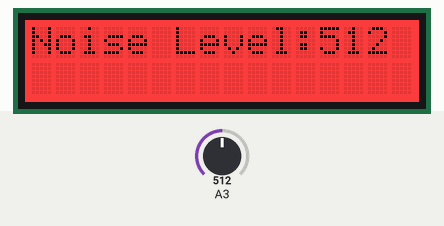
Bench run of a sketch on a simulated Arduino Uno, built with avr-gcc and run on an emulated ATmega328P. Shown: 16×2 character LCD. The test bench sets the inputs (shaded band); at power-on: A3 = 512. What the sketch prints to the serial monitor is not drawn.

Above: at 1.2 s.
1.3 s: A3 set to 469
At 2.5 s:
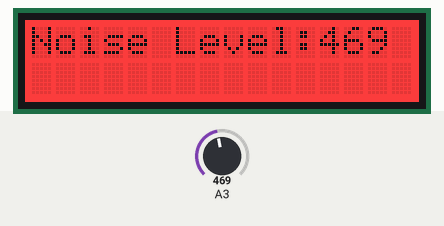
2.8 s: A3 set to 434
At 3.4 s:
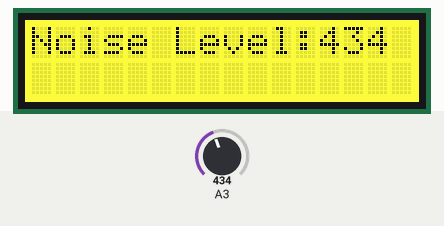
4.4 s: A3 set to 361
At 5.3 s:
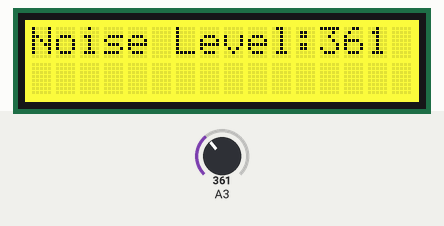
6.0 s: A3 set to 342
At 7.2 s:
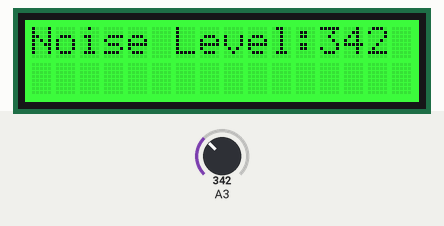
Timing chart, 0 to 8.6 s (numbered marks = the images above; inputs shaded):
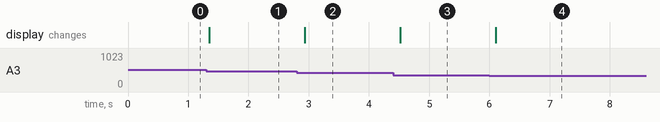

The sketch:

LCD_Mic_LED.ino
```cpp
// (licence header left out)
#include <Wire.h>
#include "rgb_lcd.h"

rgb_lcd lcd;

int t;
String temp;

void setup() {
  // set up the LCD's number of columns and rows:
  lcd.begin(16, 2);
  // initialize the serial communications:
  Serial.begin(9600);
  t = 0;
}

void loop()
{
  // when characters arrive over the serial port...
  if (Serial.available())
  {
    // wait a bit for the entire message to arrive
    delay(100);
    // clear the screen
    lcd.clear();
    // read all the available characters
    while (Serial.available() > 0)
    {
      // display each character to the LCD
      lcd.write(Serial.read());
    }
  }
  t = analogRead(A3);
  Serial.print(t);
  String space = "  ";
  Serial.print(space);
  lcd.clear();
  temp = String(t);
  Serial.println(temp);
  lcd.print("Noise Level:"+temp);

  if (t <= 350) {
    lcd.setRGB(0, 255, 0);
  }else if (t>350&& t <= 450) {
    lcd.setRGB(255, 255, 0);
  }else if (t>450) {
    lcd.setRGB(255, 0, 0);
  }

  delay(300);


}

/*********************************************************************************************************
  END FILE
*********************************************************************************************************/
```

Measured:
- the behaviour switches between 451 and 450 on A3 (found by bisection; images 1 and 2)
- the behaviour switches between 351 and 350 on A3 (found by bisection; images 3 and 4)
- after the input at 1.3 s, the display: changes after 0.05 s (image 1)
- after the input at 2.8 s, the display: changes after 0.14 s (image 2)
- after the input at 4.4 s, the display: changes after 0.12 s (image 3)
- after the input at 6.0 s, the display: changes after 0.11 s (image 4)
